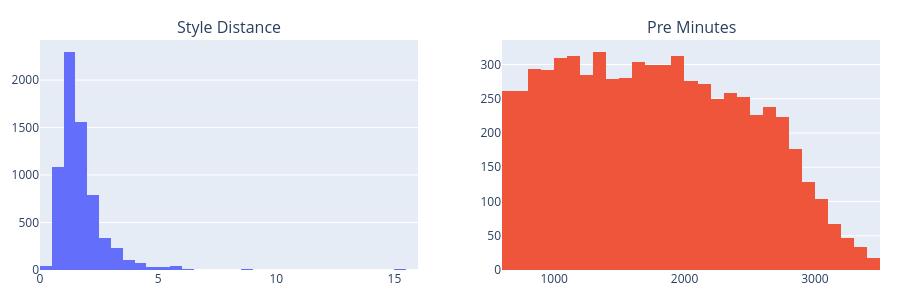

Notebook code cell kept with this figure:
### Markdown cell above
## 2. Feature Engineering

Two new features on top of M4b:
- **style_distance**: euclidean distance between from\_team\_proj and to\_team\_curr vectors (7 qualities) — magnitude of contextual shock
- **pre_minutes**: minutes played at origin team — proxy of consolidation/titularity

### Code cell
# Style distance: euclidean between from_team_proj and to_team_curr (7 qualities)
from_cols = [f'from_q_proj_{q}' for q in TEAM_ALL]
to_cols = [f'to_q_{q}' for q in TEAM_ALL]

diff = df[to_cols].values - df[from_cols].values
df['style_distance'] = np.sqrt((diff ** 2).sum(axis=1))

print(f'style_distance: mean={df["style_distance"].mean():.3f}, std={df["style_distance"].std():.3f}')
print(f'pre_minutes:    mean={df["pre_minutes"].mean():.0f}, std={df["pre_minutes"].std():.0f}')

# Quick distribution
fig = make_subplots(rows=1, cols=2, subplot_titles=['Style Distance', 'Pre Minutes'])
fig.add_trace(go.Histogram(x=df['style_distance'], nbinsx=50, marker_color='#636EFA', showlegend=False), row=1, col=1)
fig.add_trace(go.Histogram(x=df['pre_minutes'], nbinsx=50, marker_color='#EF553B', showlegend=False), row=1, col=2)
fig.update_layout(height=300, margin=dict(t=40, b=30, l=40, r=20))
fig.show()

### Figure 1 — Plotly figure (JSON) as saved in the notebook; plotly's stock layout.template omitted (floating-point values rounded to 4 significant figures; data arrays with more than 128 entries replaced by an {"elided": "..."} marker saying what was removed)
{"data": [{"marker": {"color": "#636EFA"}, "nbinsx": 50, "showlegend": false, "type": "histogram", "x": {"elided": "6677 float values"}, "xaxis": "x", "yaxis": "y"}, {"marker": {"color": "#EF553B"}, "nbinsx": 50, "showlegend": false, "type": "histogram", "x": {"elided": "6677 int values"}, "xaxis": "x2", "yaxis": "y2"}], "layout": {"annotations": [{"font": {"size": 16}, "showarrow": false, "text": "Style Distance", "x": 0.225, "xanchor": "center", "xref": "paper", "y": 1, "yanchor": "bottom", "yref": "paper"}, {"font": {"size": 16}, "showarrow": false, "text": "Pre Minutes", "x": 0.775, "xanchor": "center", "xref": "paper", "y": 1, "yanchor": "bottom", "yref": "paper"}], "height": 300, "margin": {"b": 30, "l": 40, "r": 20, "t": 40}, "xaxis": {"anchor": "y", "domain": [0, 0.45]}, "xaxis2": {"anchor": "y2", "domain": [0.55, 1]}, "yaxis": {"anchor": "x", "domain": [0, 1]}, "yaxis2": {"anchor": "x2", "domain": [0, 1]}}}
